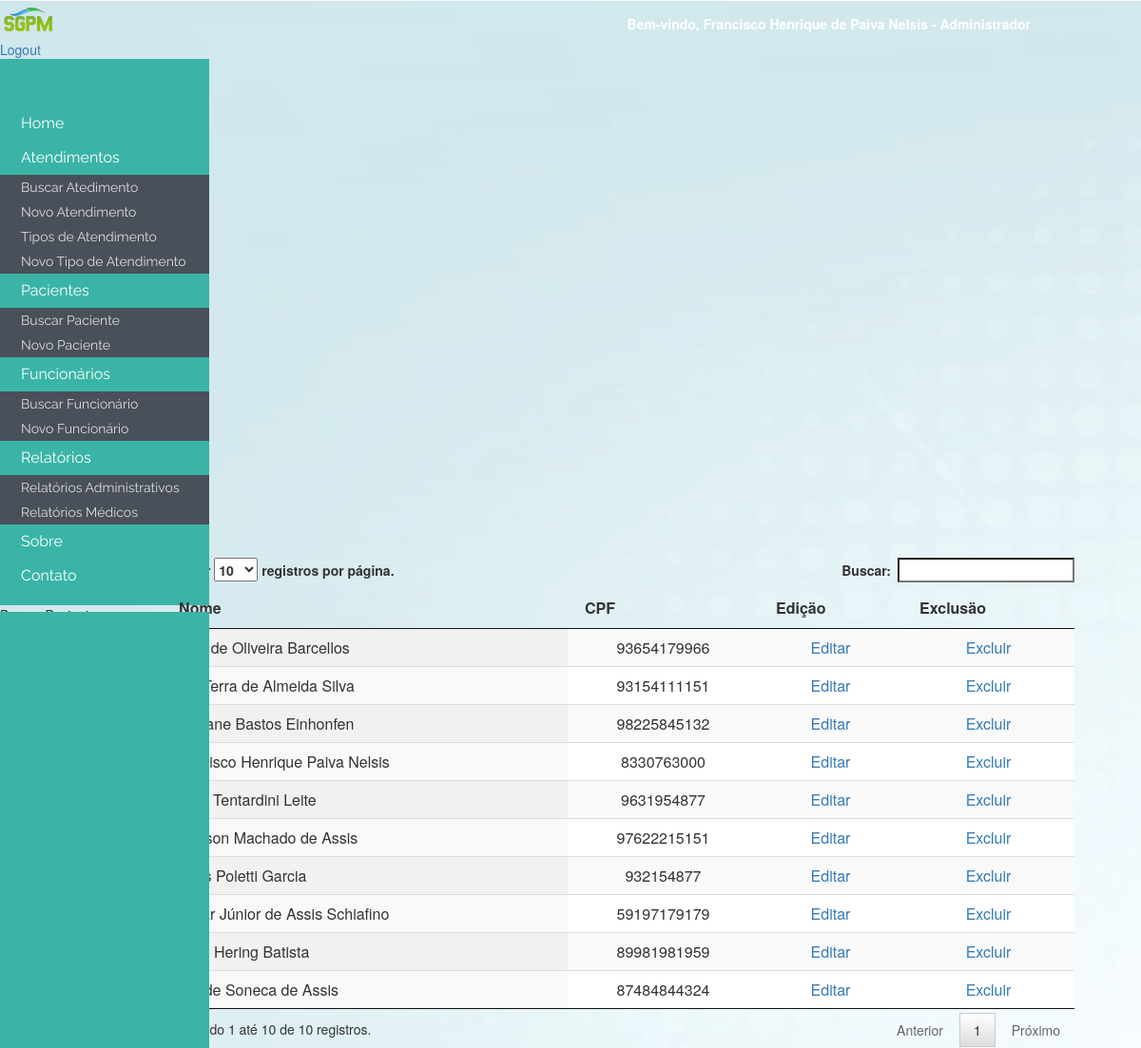
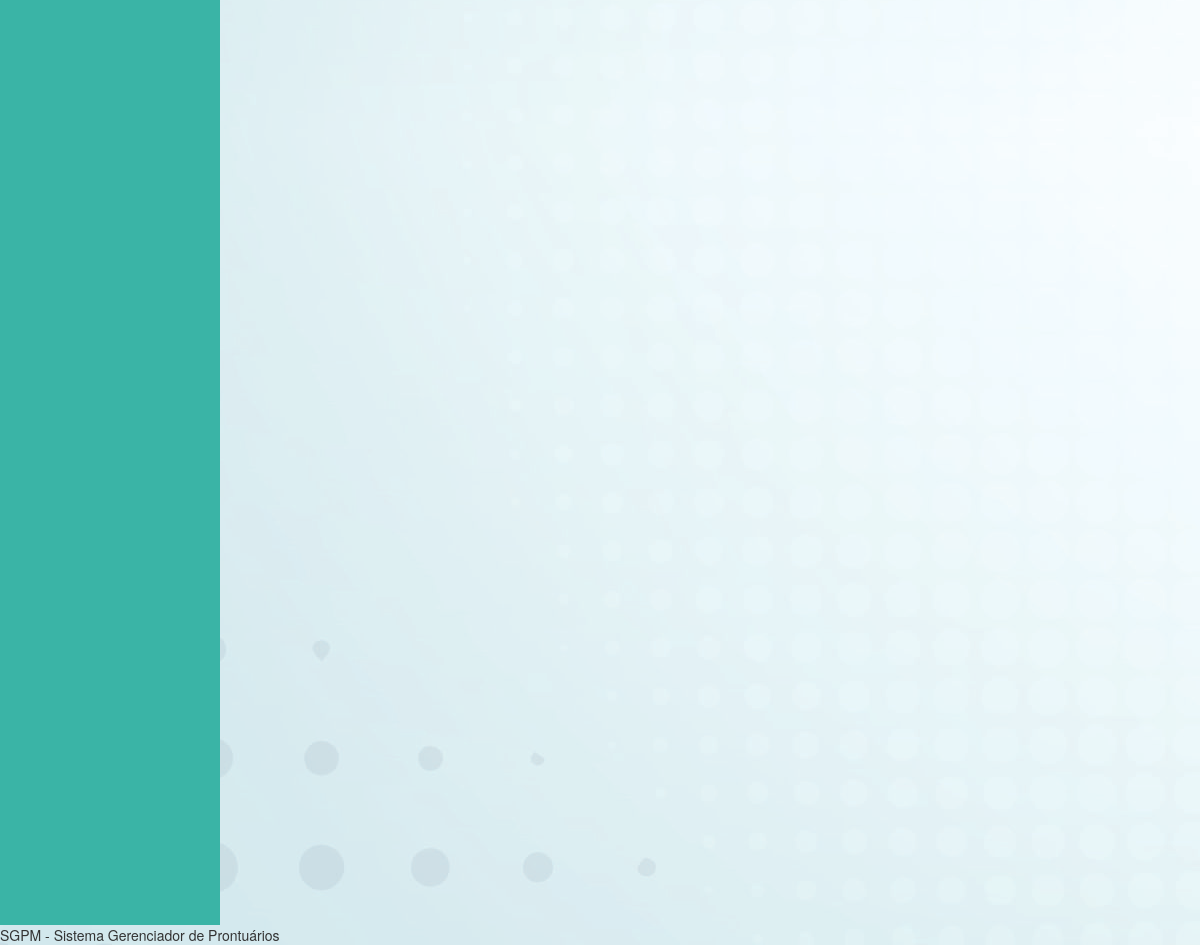
The page /consultarPaciente.php (signed in) on the database its author committed (2 pictures, top to bottom).
### tables this page shows
CREATE TABLE IF NOT EXISTS `paciente` (
  `id_paciente` int(4) NOT NULL AUTO_INCREMENT,
  `nome_paciente` varchar(50) NOT NULL,
  `cpf` varchar(11) NOT NULL,
  `rg` int(11) NOT NULL,
  `org_exp` varchar(10) NOT NULL,
  `genero` varchar(1) NOT NULL,
  `data_nasc` date NOT NULL,
  `endereco` varchar(50) NOT NULL,
  `bairro` varchar(30) NOT NULL,
  `cep` int(11) NOT NULL,
  `cidade` varchar(30) NOT NULL,
  `estado` varchar(2) NOT NULL,
  `pais_nacionalidade` varchar(30) NOT NULL,
  `cidade_natural` varchar(30) NOT NULL,
  `estado_natural` varchar(2) NOT NULL,
  `ubs_atendimento` varchar(50) NOT NULL,
  `nome_mae` varchar(50) NOT NULL,
  `nome_pai` varchar(50) NOT NULL,
  `profissao` varchar(30) NOT NULL,
  `estado_civil` varchar(30) NOT NULL,
  `escolaridade` varchar(30) NOT NULL,
  `tipo_sanguineo` varchar(5) NOT NULL,
  `email_pessoal` varchar(50) NOT NULL,
  `email_prof` varchar(50) NOT NULL,
  `tel_cel` varchar(30) NOT NULL,
  `tel_fixo` varchar(30) NOT NULL,
  `tel_contato` varchar(30) NOT NULL,
  PRIMARY KEY (`id_paciente`),
  UNIQUE KEY `cpf` (`cpf`),
  KEY `id_paciente` (`id_paciente`)
);

### consultarPaciente.php (the view, shortened to what this page needs)
<?php include ('includes/cabecalho.php')?>
<?php include ('includes/menu.php')?>
<div class="divTudoConsultarPaciente">
	<div id="tituloPagina">Buscar Paciente</div>
	<div id="formBuscaPaciente">
		<div class="content-dataTable"
			style="width: 80%; margin: 0 auto; margin-top: -70px; margin-right: 70px">
                <table id="pacientes" class="display" cellspacing="0"
				width="100%" content="text/html;charset=utf-8">
				<thead>
					<tr>
						<th>Nome</th>
						<th>CPF</th>
						<th>Edi&#231;&#228;o</th>
						<th>Exclus&#228;o</th>
					</tr>
				</thead>
				<tbody>
<?php
$con = mysqli_connect ( "localhost", "root", "", "sgpm" );
mysqli_set_charset ( $con, "utf8" );
$query = mysqli_query ( $con, "SELECT * FROM paciente" );
while ( $linha = mysqli_fetch_array ( $query ) ) {
	?>
                            <tr>
						<td><?php echo $linha['nome_paciente']; ?></td>
						<td><center><?php echo $linha['cpf']; ?></center></td>
						<td><center>
								<a
									href="formPaciente.php?id=<?php echo $linha['id_paciente']; ?>">Editar</a>
							</center></td>
						<td><center>
								<a
									href="excluirPaciente.php?id_exclusao=<?php echo $linha['id_paciente']; ?>">Excluir</a></td>
<?php }?>
						</tr>
				</tbody>
			</table>
		</div>
	</div>
</div>
<?php include ('includes/menuBack.php')?>
<?php include ('includes/rodape.php')?>

### css/dataTables.css (style rules this page uses)
table.dataTable { border-collapse: separate; border-spacing: 0; clear: both; margin: 0 auto; width: 100%; }
table.dataTable thead th,table.dataTable tfoot th { font-weight: bold; }
table.dataTable thead th,table.dataTable thead td { border-bottom: 1px solid #111; padding: 10px 18px; }
table.dataTable thead .sorting_asc,table.dataTable thead .sorting_desc,table.dataTable thead .sorting { cursor: hand; cursor: pointer; }
table.dataTable thead .sorting { background: url("../images/sort_both.png") no-repeat center right; }
table.dataTable thead .sorting_asc { background: url("../images/sort_asc.png") no-repeat center right; }
table.dataTable tbody tr { background-color: #fff; }
table.dataTable tbody th,table.dataTable tbody td { padding: 8px 10px; }
table.dataTable.row-border tbody th,table.dataTable.row-border tbody td,table.dataTable.display tbody th,table.dataTable.display tbody td { border-top: 1px solid #ddd; }
table.dataTable.row-border tbody tr:first-child th,table.dataTable.row-border tbody tr:first-child td,table.dataTable.display tbody tr:first-child th,table.dataTable.display tbody tr:first-child td { border-top: none; }
table.dataTable.stripe tbody tr.odd,table.dataTable.display tbody tr.odd { background-color: #f9f9f9; }
table.dataTable.order-column tbody tr>.sorting_1,table.dataTable.order-column tbody tr>.sorting_2,table.dataTable.order-column tbody tr>.sorting_3,table.dataTable.display tbody tr>.sorting_1,table.dataTable.display tbody tr>.sorting_2,table.dataTable.display tbody tr>.sorting_3 { background-color: #f9f9f9; }
table.dataTable.display tbody tr.odd>.sorting_1,table.dataTable.order-column.stripe tbody tr.odd>.sorting_1 { background-color: #f1f1f1; }
table.dataTable.display tbody tr.even>.sorting_1,table.dataTable.order-column.stripe tbody tr.even>.sorting_1 { background-color: #f9f9f9; }
table.dataTable.no-footer { border-bottom: 1px solid #111; }
table.dataTable,table.dataTable th,table.dataTable td { box-sizing: content-box; moz-box-sizing: content-box; webkit-box-sizing: content-box; }

### rows shown on the page
paciente: nome_paciente "Francisco Henrique Paiva Nelsis", cpf "8330763000"
paciente: nome_paciente "Fábio Tentardini Leite", cpf "9631954877"
paciente: nome_paciente "Adão de Oliveira Barcellos", cpf "93654179966"
paciente: nome_paciente "Ana Terra de Almeida Silva", cpf "93154111151"
paciente: nome_paciente "Jéferson Machado de Assis", cpf "97622215151"
paciente: nome_paciente "Lucas Poletti Garcia", cpf "932154877"
paciente: nome_paciente "Cristiane Bastos Einhonfen", cpf "98225845132"
paciente: nome_paciente "Paula Hering Batista", cpf "89981981959"
paciente: nome_paciente "Zenilde Soneca de Assis", cpf "87484844324"
paciente: nome_paciente "Nilmar Júnior de Assis Schiafino", cpf "59197179179"

### other values the page prints
$_SESSION['LOGIN']['NOME'] "Francisco Henrique de Paiva Nelsis"
$_SESSION['LOGIN']['CARGO'] "Administrador"
